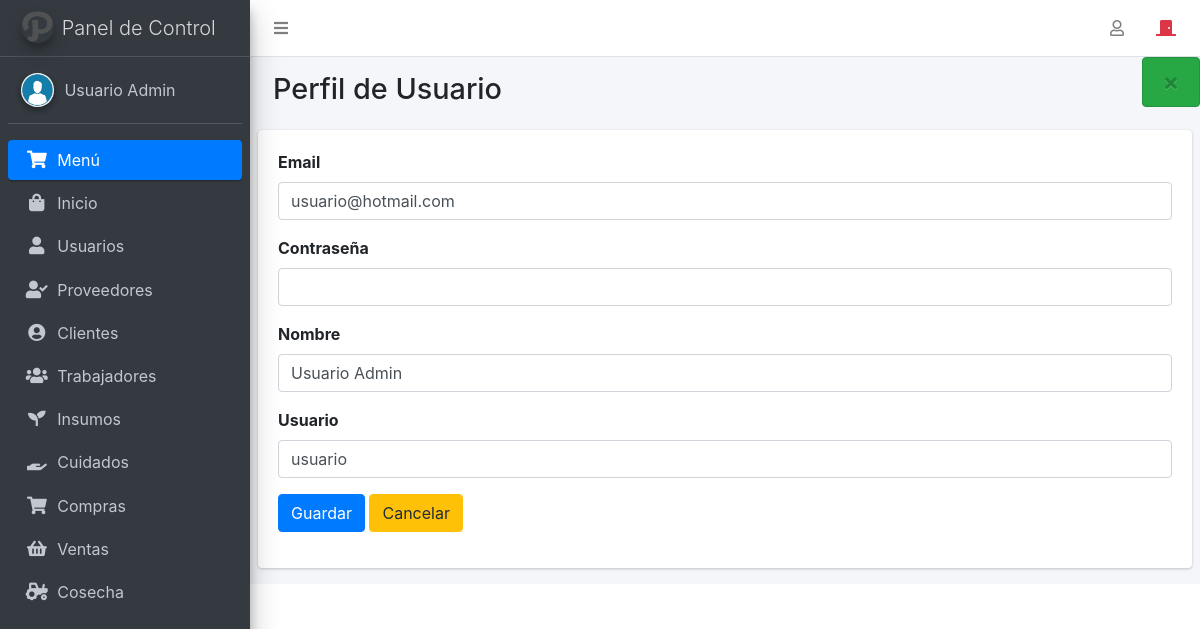
The app's page /panel.php?modulo=perfilUsuario (signed in) with its own data.
### tables this page shows
CREATE TABLE `usuarios` (
  `id` int(11) NOT NULL,
  `nombre` varchar(100) NOT NULL,
  `usuario` varchar(100) NOT NULL,
  `email` varchar(100) NOT NULL,
  `pass` varchar(300) NOT NULL
);

### perfilUsuario.php (called while the page is built, shortened)
<?php
$id = $_SESSION['idInicio'];
$query = "SELECT id, email, pass, nombre, usuario from usuarios where id= '$id';";
$res = mysqli_query($con, $query);
$row = mysqli_fetch_assoc($res);
require_once 'views/perfilUsuario.view.php';

### views/perfilUsuario.view.php (the view, shortened to what this page needs)
<div class="content-wrapper">
    <section class="content-header">
        <div class="container-fluid">
            <div class="row mb-2">
                <div class="col-sm-6">
                    <h1>Perfil de Usuario</h1>
                </div>
            </div>
        </div>
    </section>
    <section class="content">
        <div class="row">
            <div class="col-12">
                <div class="card">
                    <div class="card-body">
                        <form method="post">
                            <div class="form-group">
                                <label>Email</label>
                                <input type="email" name="email" class="form-control" value="<?php echo $row['email'] ?>">
                            </div>
                            <div class="form-group">
                                <label>Contraseña</label>
                                <input type="password" name="pass" class="form-control">
                            </div>
                            <div class="form-group">
                                <label>Nombre</label>
                                <input type="text" name="nombre" class="form-control" value="<?php echo $row['nombre'] ?>">
                            </div>
                            <div class="form-group">
                                <label>Usuario</label>
                                <input type="text" name="usuario" class="form-control" value="<?php echo $row['usuario'] ?>">
                            </div>
                            <div class="form-group">
                                <button type="submit" class="btn btn-primary" name="modificar">Guardar</button>
                                <a href="panel.php" class="btn btn-warning">Cancelar</a>
                            </div>
                        </form>
                    </div>
                </div>
            </div>
        </div>
    </section>
</div>

### records on screen
usuarios: email "usuario@hotmail.com", nombre "Usuario Admin", usuario "usuario"

### other values on screen
$_SESSION['nombre'] "Usuario Admin"
